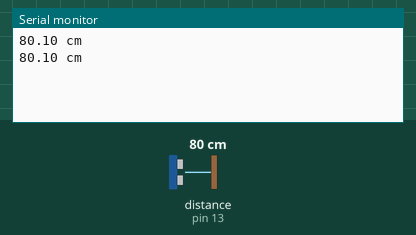
Simulated run of this sketch. Board: Arduino Uno, built with avr-gcc and run on an emulated ATmega328P. On the bench: the last lines printed to the serial monitor. Wiring (inferred from the names in the program): ultrasonic range finder: trigger pin 12; echo pin 13. The test bench sets the inputs (shaded band); at power-on: distance to the obstacle (sensor on pin 13) 80 cm. The echo pulse lasts 58.3 µs per cm.

Above: at 2.8 s.
2.9 s: distance to the obstacle (sensor on pin 13) set to 2 cm
At 5.0 s:
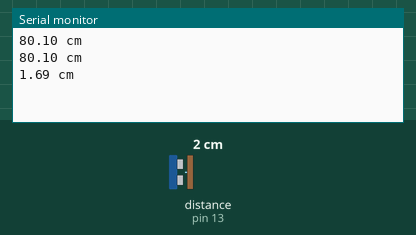
5.6 s: distance to the obstacle (sensor on pin 13) set to 4 cm
At 6.6 s:
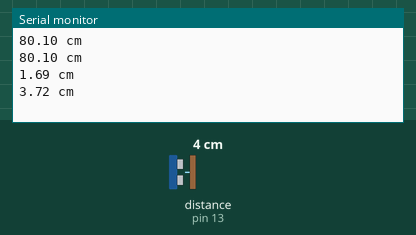
Timing chart, 0 to 8.6 s (numbered marks = the images above; inputs shaded):
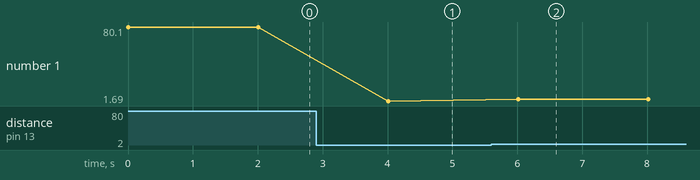

Measured:
- after the input at 2.9 s, the serial monitor: prints a new line after 1.1 s (image 1)
- after the input at 5.6 s, the serial monitor: prints a new line after 0.41 s (image 2)
- plotted number 1: 80.1 → 1.69 after the input at 2.9 s, 1.69 → 3.72 after the input at 5.6 s

The sketch:

RT_HCSR04Ultrasonic.ino
```cpp
/*
 * Demonstrates use of HC-SR04 ultrasonic range module
 *
 * This sketch sends a 10us pulse HIGH at trigger pin of HC-SR04.
 * HC-SR04 return a pulse HIGH at echo pin which corresponds the distance.
 *     Time = Width of Echo pulse, in us (micro second)
 *     Distance in centimeters = Time / 58
 *
 * HC-SR04 works at 5V domain.
 * It means the echo pin needs level shift from 5V to 3.3V.
 * We can either use a level converter or use resister to devide the level.
 *
 **/

const int trigger_pin = 12;
const int echo_pin    = 13;

void setup() {
    Serial.begin(9600);
    pinMode(trigger_pin, OUTPUT);
    pinMode(echo_pin, INPUT);
}

void loop() {
    float duration, distance;

    // trigger a 10us HIGH pulse at trigger pin
    digitalWrite(trigger_pin, HIGH);
    delayMicroseconds(10);
    digitalWrite(trigger_pin, LOW);

    // measure time cost of pulse HIGH at echo pin
    duration = pulseIn (echo_pin, HIGH);

    // calculate the distance from duration
    distance = duration / 58;
    if (distance > 450) return ;
    Serial.print(distance);
    Serial.println(" cm");

    // wait for next calculation
    delay(2000);
}
```
